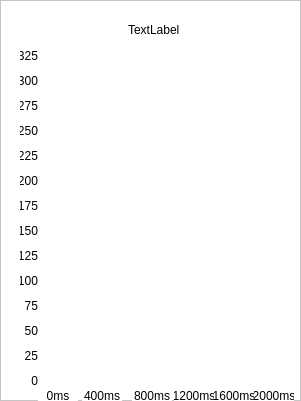
    <widget class="QFrame" name="panHeart_4">
     <property name="geometry">
      <rect>
       <x>0</x>
       <y>640</y>
       <width>301</width>
       <height>401</height>
      </rect>
     </property>
     <property name="styleSheet">
      <string notr="true">background-color: rgb(255, 255, 255);
color: rgb(0, 0, 0);</string>
     </property>
     <property name="frameShape">
      <enum>QFrame::StyledPanel</enum>
     </property>
     <property name="frameShadow">
      <enum>QFrame::Raised</enum>
     </property>
     <widget class="QLabel" name="lblR_R1_2">
      <property name="geometry">
       <rect>
        <x>128</x>
        <y>23</y>
        <width>65</width>
        <height>13</height>
       </rect>
      </property>
      <property name="text">
       <string>TextLabel</string>
      </property>
     </widget>
     <widget class="QCustomPlot" name="imgR_R_2" native="true">
      <property name="geometry">
       <rect>
        <x>42</x>
        <y>50</y>
        <width>252</width>
        <height>336</height>
       </rect>
      </property>
     </widget>
     <widget class="QLabel" name="label_207">
      <property name="geometry">
       <rect>
        <x>20</x>
        <y>174</y>
        <width>18</width>
        <height>13</height>
       </rect>
      </property>
      <property name="text">
       <string>200</string>
      </property>
      <property name="alignment">
       <set>Qt::AlignRight|Qt::AlignTrailing|Qt::AlignVCenter</set>
      </property>
     </widget>
     <widget class="QLabel" name="label_208">
      <property name="geometry">
       <rect>
        <x>20</x>
        <y>199</y>
        <width>18</width>
        <height>13</height>
       </rect>
      </property>
      <property name="text">
       <string>175</string>
      </property>
      <property name="alignment">
       <set>Qt::AlignRight|Qt::AlignTrailing|Qt::AlignVCenter</set>
      </property>
     </widget>
     <widget class="QLabel" name="label_209">
      <property name="geometry">
       <rect>
        <x>20</x>
        <y>224</y>
        <width>18</width>
        <height>13</height>
       </rect>
      </property>
      <property name="text">
       <string>150</string>
      </property>
      <property name="alignment">
       <set>Qt::AlignRight|Qt::AlignTrailing|Qt::AlignVCenter</set>
      </property>
     </widget>
     <widget class="QLabel" name="label_210">
      <property name="geometry">
       <rect>
        <x>20</x>
        <y>249</y>
        <width>18</width>
        <height>13</height>
       </rect>
      </property>
      <property name="text">
       <string>125</string>
      </property>
      <property name="alignment">
       <set>Qt::AlignRight|Qt::AlignTrailing|Qt::AlignVCenter</set>
      </property>
     </widget>
     <widget class="QLabel" name="label_211">
      <property name="geometry">
       <rect>
        <x>20</x>
        <y>274</y>
        <width>18</width>
        <height>13</height>
       </rect>
      </property>
      <property name="text">
       <string>100</string>
      </property>
      <property name="alignment">
       <set>Qt::AlignRight|Qt::AlignTrailing|Qt::AlignVCenter</set>
      </property>
     </widget>
     <widget class="QLabel" name="label_212">
      <property name="geometry">
       <rect>
        <x>20</x>
        <y>299</y>
        <width>18</width>
        <height>13</height>
       </rect>
      </property>
      <property name="text">
       <string>75</string>
      </property>
      <property name="alignment">
       <set>Qt::AlignRight|Qt::AlignTrailing|Qt::AlignVCenter</set>
      </property>
     </widget>
     <widget class="QLabel" name="label_213">
      <property name="geometry">
       <rect>
        <x>20</x>
        <y>324</y>
        <width>18</width>
        <height>13</height>
       </rect>
      </property>
      <property name="text">
       <string>50</string>
      </property>
      <property name="alignment">
       <set>Qt::AlignRight|Qt::AlignTrailing|Qt::AlignVCenter</set>
      </property>
     </widget>
     <widget class="QLabel" name="label_214">
      <property name="geometry">
       <rect>
        <x>20</x>
        <y>349</y>
        <width>18</width>
        <height>13</height>
       </rect>
      </property>
      <property name="text">
       <string>25</string>
      </property>
      <property name="alignment">
       <set>Qt::AlignRight|Qt::AlignTrailing|Qt::AlignVCenter</set>
      </property>
     </widget>
     <widget class="QLabel" name="label_215">
      <property name="geometry">
       <rect>
        <x>20</x>
        <y>374</y>
        <width>18</width>
        <height>13</height>
       </rect>
      </property>
      <property name="text">
       <string>0</string>
      </property>
      <property name="alignment">
       <set>Qt::AlignRight|Qt::AlignTrailing|Qt::AlignVCenter</set>
      </property>
     </widget>
     <widget class="QLabel" name="label_216">
      <property name="geometry">
       <rect>
        <x>38</x>
        <y>389</y>
        <width>40</width>
        <height>13</height>
       </rect>
      </property>
      <property name="text">
       <string>0ms</string>
      </property>
      <property name="alignment">
       <set>Qt::AlignCenter</set>
      </property>
     </widget>
     <widget class="QLabel" name="label_217">
      <property name="geometry">
       <rect>
        <x>82</x>
        <y>389</y>
        <width>40</width>
        <height>13</height>
       </rect>
      </property>
      <property name="text">
       <string>400ms</string>
      </property>
      <property name="alignment">
       <set>Qt::AlignCenter</set>
      </property>
     </widget>
     <widget class="QLabel" name="label_218">
      <property name="geometry">
       <rect>
        <x>132</x>
        <y>389</y>
        <width>40</width>
        <height>13</height>
       </rect>
      </property>
      <property name="text">
       <string>800ms</string>
      </property>
      <property name="alignment">
       <set>Qt::AlignCenter</set>
      </property>
     </widget>
     <widget class="QLabel" name="label_219">
      <property name="geometry">
       <rect>
        <x>174</x>
        <y>389</y>
        <width>40</width>
        <height>13</height>
       </rect>
      </property>
      <property name="text">
       <string>1200ms</string>
      </property>
      <property name="alignment">
       <set>Qt::AlignCenter</set>
      </property>
     </widget>
     <widget class="QLabel" name="label_220">
      <property name="geometry">
       <rect>
        <x>214</x>
        <y>389</y>
        <width>40</width>
        <height>13</height>
       </rect>
      </property>
      <property name="text">
       <string>1600ms</string>
      </property>
      <property name="alignment">
       <set>Qt::AlignCenter</set>
      </property>
     </widget>
     <widget class="QLabel" name="label_221">
      <property name="geometry">
       <rect>
        <x>254</x>
        <y>389</y>
        <width>40</width>
        <height>13</height>
       </rect>
      </property>
      <property name="text">
       <string>2000ms</string>
      </property>
      <property name="alignment">
       <set>Qt::AlignCenter</set>
      </property>
     </widget>
     <widget class="QLabel" name="label_222">
      <property name="geometry">
       <rect>
        <x>20</x>
        <y>124</y>
        <width>18</width>
        <height>13</height>
       </rect>
      </property>
      <property name="text">
       <string>250</string>
      </property>
      <property name="alignment">
       <set>Qt::AlignRight|Qt::AlignTrailing|Qt::AlignVCenter</set>
      </property>
     </widget>
     <widget class="QLabel" name="label_223">
      <property name="geometry">
       <rect>
        <x>20</x>
        <y>49</y>
        <width>18</width>
        <height>13</height>
       </rect>
      </property>
      <property name="text">
       <string>325</string>
      </property>
      <property name="alignment">
       <set>Qt::AlignRight|Qt::AlignTrailing|Qt::AlignVCenter</set>
      </property>
     </widget>
     <widget class="QLabel" name="label_224">
      <property name="geometry">
       <rect>
        <x>20</x>
        <y>99</y>
        <width>18</width>
        <height>13</height>
       </rect>
      </property>
      <property name="text">
       <string>275</string>
      </property>
      <property name="alignment">
       <set>Qt::AlignRight|Qt::AlignTrailing|Qt::AlignVCenter</set>
      </property>
     </widget>
     <widget class="QLabel" name="label_225">
      <property name="geometry">
       <rect>
        <x>20</x>
        <y>149</y>
        <width>18</width>
        <height>13</height>
       </rect>
      </property>
      <property name="text">
       <string>225</string>
      </property>
      <property name="alignment">
       <set>Qt::AlignRight|Qt::AlignTrailing|Qt::AlignVCenter</set>
      </property>
     </widget>
     <widget class="QLabel" name="label_226">
      <property name="geometry">
       <rect>
        <x>20</x>
        <y>74</y>
        <width>18</width>
        <height>13</height>
       </rect>
      </property>
      <property name="text">
       <string>300</string>
      </property>
      <property name="alignment">
       <set>Qt::AlignRight|Qt::AlignTrailing|Qt::AlignVCenter</set>
      </property>
     </widget>
    </widget>
